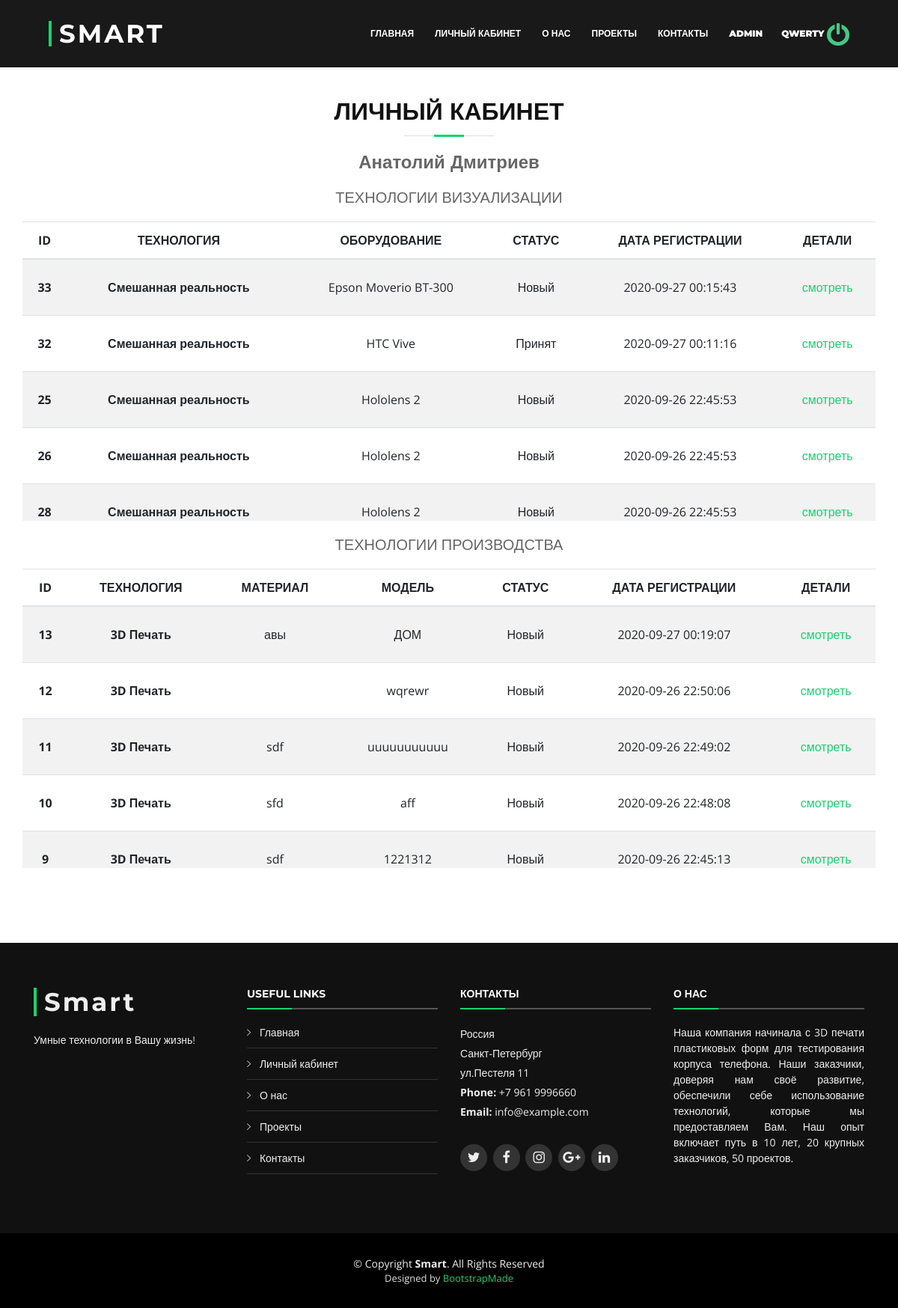
Page /personal.php (signed in) on the earlier database version.
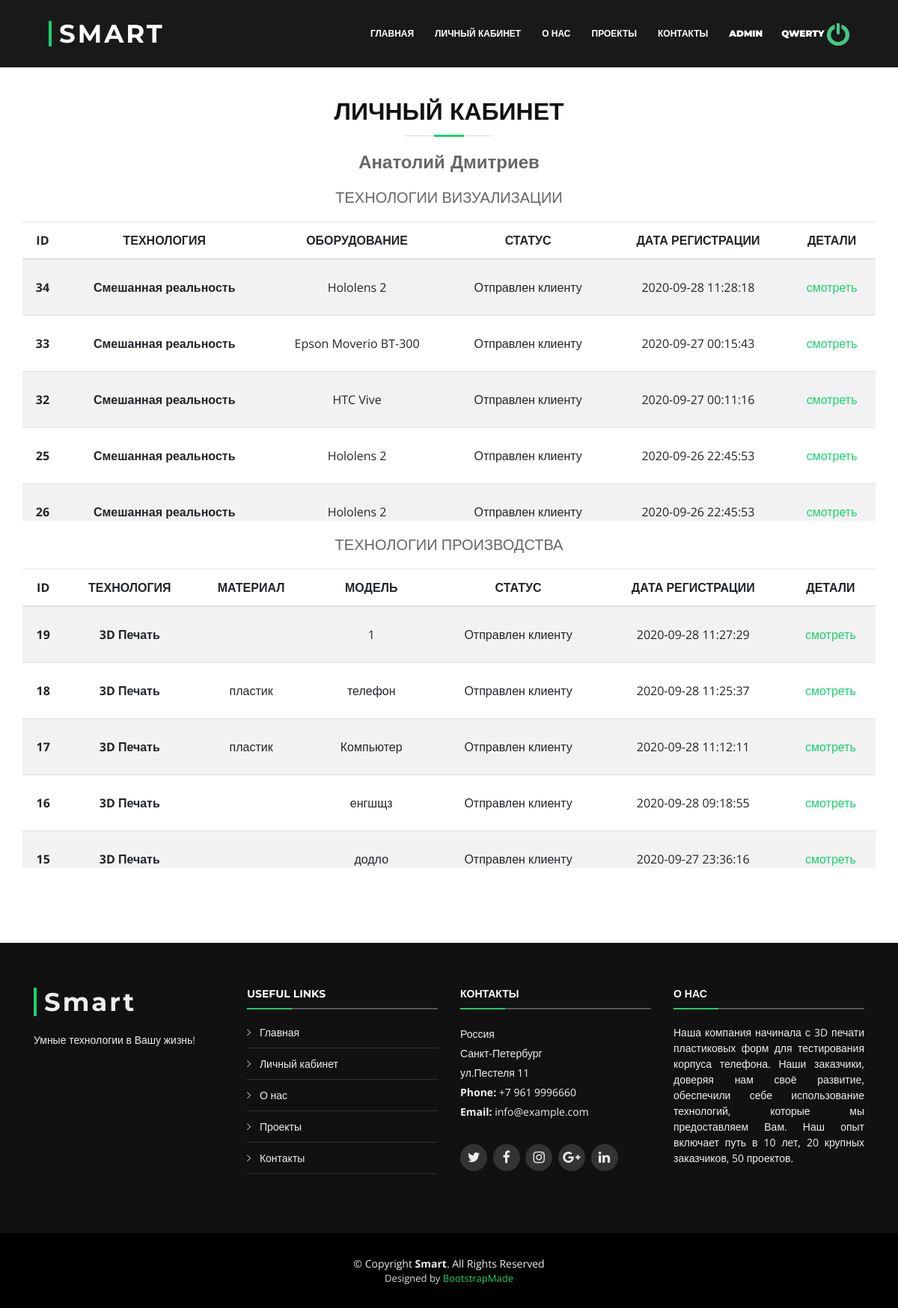
Same page on the later database version.
### tables this page shows
CREATE TABLE `orders_vr` (
  `id` int(11) NOT NULL,
  `user_id` int(11) NOT NULL,
  `equi` varchar(255) NOT NULL,
  `description` varchar(255) NOT NULL,
  `use_type` varchar(255) NOT NULL,
  `quantity` varchar(255) NOT NULL,
  `place` varchar(255) NOT NULL,
  `photo` varchar(255) NOT NULL DEFAULT '0',
  `balls` varchar(255) NOT NULL DEFAULT '0',
  `clothes` varchar(255) NOT NULL DEFAULT '0',
  `eat` varchar(255) NOT NULL DEFAULT '0',
  `quest` varchar(255) NOT NULL DEFAULT '0',
  `status` varchar(255) NOT NULL DEFAULT 'Новый',
  `category_id` int(11) NOT NULL,
  `data_create` datetime NOT NULL DEFAULT current_timestamp(),
  `address` text NOT NULL
);

CREATE TABLE `categories` (
  `id` int(11) NOT NULL,
  `title` varchar(255) NOT NULL,
  `category_id` int(11) NOT NULL
);

CREATE TABLE `orders_3d` (
  `id` int(11) NOT NULL,
  `user_id` int(11) NOT NULL,
  `service` varchar(255) NOT NULL,
  `create_at` datetime NOT NULL DEFAULT current_timestamp(),
  `address` longtext NOT NULL,
  `user_name` varchar(255) NOT NULL,
  `status` varchar(255) NOT NULL DEFAULT 'Новый',
  `model` varchar(255) NOT NULL,
  `description` text NOT NULL,
  `size_model` varchar(255) NOT NULL,
  `scale` varchar(255) NOT NULL,
  `accuracy` varchar(255) NOT NULL,
  `material` varchar(255) NOT NULL,
  `platform` varchar(255) NOT NULL,
  `packaging` varchar(255) NOT NULL,
  `file_modeles` varchar(255) NOT NULL,
  `file_document` varchar(255) NOT NULL,
  `category_id` int(11) NOT NULL
);

### personal.php (the view, shortened to what this page needs)
<?php
  include 'parts/header.php';
 ?>
<div id="block-main">
<header class="section-header">
            <h3 class="section-title">ЛИЧНЫЙ КАБИНЕТ</h3>
            <?php
              $sql = "SELECT * FROM `users` WHERE `id` = '" . $_COOKIE['polzovatel_id'] . "' ";
                $result = $conn->query($sql);
                $row = mysqli_fetch_assoc($result);
                ?><h4 class="h4"><?php echo $row['first_name']; echo " "; echo $row['second_name']; ?> </h4>
</header>
<h5>ТЕХНОЛОГИИ ВИЗУАЛИЗАЦИИ</h5>
<div class="block-table">
      <div class="table-wrapper-scroll-y my-custom-scrollbar">
        <table class="table table-striped">
          <thead>
            <tr>
              <th class="text-center" scope="col">ID</th>
              <th class="text-center" scope="col">ТЕХНОЛОГИЯ</th>
              <th class="text-center" scope="col">ОБОРУДОВАНИЕ</th>
              <th class="text-center" scope="col">СТАТУС</th>
              <th class="text-center" scope="col">ДАТА РЕГИСТРАЦИИ</th>
              <th class="text-center" scope="col">ДЕТАЛИ</th>
            </tr>
          </thead>
          <tbody>
          <?php
          $sql = "SELECT * FROM `orders_vr` WHERE `user_id` = '" . $_COOKIE['polzovatel_id'] . "'ORDER BY `orders_vr`.`data_create` DESC";
          $result = $conn->query($sql);
          while ($row = mysqli_fetch_assoc($result)) {
            ?>
            <tr class="m-3 text-center" style="line-height:50px">
            <th >
              <?php echo $row['id'] ?>
              </th>
            <th >
              <?php
              $sql_ser_vr = "SELECT * FROM `categories` WHERE `category_id` = '" . $row['category_id'] . "' ";
              $result_ser_vr = $conn->query($sql_ser_vr);
              $row_ser_vr = mysqli_fetch_assoc($result_ser_vr);
              echo $row_ser_vr['title'];
              ?>
              </th>
              <td>
              <?php echo $row['equi'] ?>
              </td>
              <td><?php echo $row['status']?></td>
              <td><?php echo $row['data_create']?></td>
              <td><a href="/services/order-details-vr.php?id=<?php echo $row['id'] ?>">смотреть</a></td>
            </tr>
            <?php
                  }
                  ?>
          </tbody>
        </table>
      </div>
</div>
<h5>ТЕХНОЛОГИИ ПРОИЗВОДСТВА</h5>
    <div class="block-table">
          <div class="table-wrapper-scroll-y my-custom-scrollbar">
            <table class="table table-striped">
            <thead>
                <tr>
                  <th class="text-center" scope="col">ID</th>
                  <th class="text-center" scope="col">ТЕХНОЛОГИЯ</th>
                  <th class="text-center" scope="col">МАТЕРИАЛ</th>
                  <th class="text-center"  scope="col">МОДЕЛЬ</th>
                  <th class="text-center"  scope="col">СТАТУС</th>
                  <th class="text-center"  scope="col">ДАТА РЕГИСТРАЦИИ</th>
                  <th class="text-center"  scope="col">ДЕТАЛИ</th>
                </tr>
                </thead>
                <tbody>
                <?php
                $sql = "SELECT * FROM `orders_3D` WHERE `user_id` = '" . $_COOKIE['polzovatel_id'] . "' ORDER BY `orders_3d`.`create_at` DESC";
                $result = $conn->query($sql);
                while ($row = mysqli_fetch_assoc($result)) {
                ?>
                <tr class="m-3 text-center" style="line-height:50px">
                  <th class="text-center">
                  <?php echo $row['id'] ?>
                  </th>
                  <th >
                  <?php
                  $sql_ser_3d = "SELECT * FROM `categories` WHERE `category_id` = '" . $row['category_id'] . "' ";
                  $result_ser_3d = $conn->query($sql_ser_3d);
                  $row_ser_3d = mysqli_fetch_assoc($result_ser_3d);
                  echo $row_ser_3d['title'];
                  ?>
                  </th>
                  <td>
                  <?php echo $row['material'] ?>
                  </td>
                  <td>
                  <?php echo $row['model'] ?>
                  </td>
                  <td><?php echo $row['status']?></td>
                  <td><?php echo $row['create_at']?></td>
                  <td><a href="/services/order-details-3d.php?id=<?php echo $row['id'] ?>">смотреть</a></td>
                </tr>
                <?php
                      }
                      ?>
                </tbody>
            </table>
          </div>
    </div>
</div>
 <?php
  include 'parts/footer.php';
 ?>

Differences in the rows shown:
no longer on this page (row edited): orders_vr: id "28", categories.title "Смешанная реальность", equi "Hololens 2", status "Новый", data_create "2020-09-26 22:45:53"
no longer on this page (row edited): orders_3d: id "13", category.title "3D Печать", material "авы", model "ДОМ", status "Новый", create_at "2020-09-27 00:19:07"
no longer on this page (row unchanged): orders_3d: id "12", category.title "3D Печать", model "wqrewr", status "Новый", create_at "2020-09-26 22:50:06"
no longer on this page (row unchanged): orders_3d: id "11", category.title "3D Печать", material "sdf", model "uuuuuuuuuuu", status "Новый", create_at "2020-09-26 22:49:02"
no longer on this page (row unchanged): orders_3d: id "10", category.title "3D Печать", material "sfd", model "aff", status "Новый", create_at "2020-09-26 22:48:08"
no longer on this page (row edited): orders_3d: id "9", category.title "3D Печать", material "sdf", model "1221312", status "Новый", create_at "2020-09-26 22:45:13"
added orders_vr: id "34", categories.title "Смешанная реальность", equi "Hololens 2", status "Отправлен клиенту", data_create "2020-09-28 11:28:18"
changed orders_vr "Epson Moverio BT-300": status "Новый" → "Отправлен клиенту"
changed orders_vr "HTC Vive": status "Принят" → "Отправлен клиенту"
changed orders_vr id 25: status "Новый" → "Отправлен клиенту"
changed orders_vr id 26: status "Новый" → "Отправлен клиенту"
added orders_3d: id "19", category.title "3D Печать", model "1", status "Отправлен клиенту", create_at "2020-09-28 11:27:29"
added orders_3d: id "18", category.title "3D Печать", material "пластик", model "телефон", status "Отправлен клиенту", create_at "2020-09-28 11:25:37"
added orders_3d: id "17", category.title "3D Печать", material "пластик", model "Компьютер", status "Отправлен клиенту", create_at "2020-09-28 11:12:11"
added orders_3d: id "16", category.title "3D Печать", model "енгшщз", status "Отправлен клиенту", create_at "2020-09-28 09:18:55"
added orders_3d: id "15", category.title "3D Печать", model "додло", status "Отправлен клиенту", create_at "2020-09-27 23:36:16"
